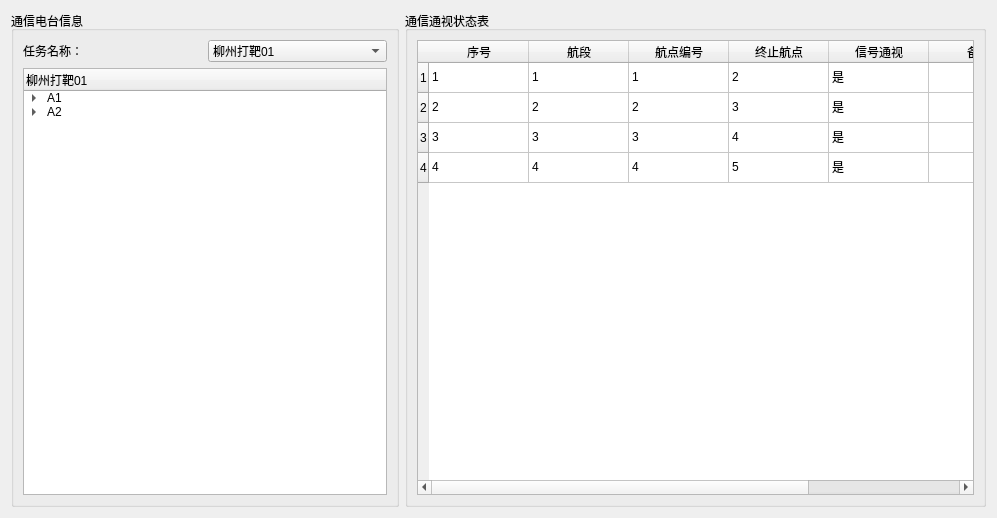
<?xml version="1.0" encoding="UTF-8"?>
<ui version="4.0">
 <class>CDlgCommunicateManage</class>
 <widget class="QWidget" name="CDlgCommunicateManage">
  <property name="geometry">
   <rect>
    <x>0</x>
    <y>0</y>
    <width>997</width>
    <height>518</height>
   </rect>
  </property>
  <property name="windowTitle">
   <string>Form</string>
  </property>
  <layout class="QHBoxLayout" name="horizontalLayout_3" stretch="2,3">
   <item>
    <widget class="QGroupBox" name="groupBox">
     <property name="title">
      <string>通信电台信息</string>
     </property>
     <layout class="QVBoxLayout" name="verticalLayout">
      <item>
       <layout class="QHBoxLayout" name="horizontalLayout">
        <item>
         <widget class="QLabel" name="label">
          <property name="text">
           <string>任务名称：</string>
          </property>
         </widget>
        </item>
        <item>
         <widget class="QComboBox" name="comboBox">
          <item>
           <property name="text">
            <string>柳州打靶01</string>
           </property>
          </item>
         </widget>
        </item>
       </layout>
      </item>
      <item>
       <widget class="QTreeWidget" name="treeWidget">
        <property name="contextMenuPolicy">
         <enum>Qt::CustomContextMenu</enum>
        </property>
        <column>
         <property name="text">
          <string>柳州打靶01</string>
         </property>
        </column>
        <item>
         <property name="text">
          <string>A1</string>
         </property>
         <item>
          <property name="text">
           <string>海格电台</string>
          </property>
         </item>
        </item>
        <item>
         <property name="text">
          <string>A2</string>
         </property>
         <item>
          <property name="text">
           <string>吕工电台</string>
          </property>
         </item>
        </item>
       </widget>
      </item>
     </layout>
    </widget>
   </item>
   <item>
    <widget class="QGroupBox" name="groupBox_2">
     <property name="title">
      <string>通信通视状态表</string>
     </property>
     <layout class="QHBoxLayout" name="horizontalLayout_2">
      <item>
       <widget class="QTableWidget" name="tableWidget">
        <row>
         <property name="text">
          <string>1</string>
         </property>
        </row>
        <row>
         <property name="text">
          <string>2</string>
         </property>
        </row>
        <row>
         <property name="text">
          <string>3</string>
         </property>
        </row>
        <row>
         <property name="text">
          <string>4</string>
         </property>
        </row>
        <column>
         <property name="text">
          <string>序号</string>
         </property>
        </column>
        <column>
         <property name="text">
          <string>航段</string>
         </property>
        </column>
        <column>
         <property name="text">
          <string>航点编号</string>
         </property>
        </column>
        <column>
         <property name="text">
          <string>终止航点</string>
         </property>
        </column>
        <column>
         <property name="text">
          <string>信号通视</string>
         </property>
        </column>
        <column>
         <property name="text">
          <string>备注</string>
         </property>
        </column>
        <column>
         <property name="text">
          <string/>
         </property>
        </column>
        <item row="0" column="0">
         <property name="text">
          <string>1</string>
         </property>
        </item>
        <item row="0" column="1">
         <property name="text">
          <string>1</string>
         </property>
        </item>
        <item row="0" column="2">
         <property name="text">
          <string>1</string>
         </property>
        </item>
        <item row="0" column="3">
         <property name="text">
          <string>2</string>
         </property>
        </item>
        <item row="0" column="4">
         <property name="text">
          <string>是</string>
         </property>
        </item>
        <item row="0" column="5">
         <property name="text">
          <string/>
         </property>
        </item>
        <item row="1" column="0">
         <property name="text">
          <string>2</string>
         </property>
        </item>
        <item row="1" column="1">
         <property name="text">
          <string>2</string>
         </property>
        </item>
        <item row="1" column="2">
         <property name="text">
          <string>2</string>
         </property>
        </item>
        <item row="1" column="3">
         <property name="text">
          <string>3</string>
         </property>
        </item>
        <item row="1" column="4">
         <property name="text">
          <string>是</string>
         </property>
        </item>
        <item row="2" column="0">
         <property name="text">
          <string>3</string>
         </property>
        </item>
        <item row="2" column="1">
         <property name="text">
          <string>3</string>
         </property>
        </item>
        <item row="2" column="2">
         <property name="text">
          <string>3</string>
         </property>
        </item>
        <item row="2" column="3">
         <property name="text">
          <string>4</string>
         </property>
        </item>
        <item row="2" column="4">
         <property name="text">
          <string>是</string>
         </property>
        </item>
        <item row="3" column="0">
         <property name="text">
          <string>4</string>
         </property>
        </item>
        <item row="3" column="1">
         <property name="text">
          <string>4</string>
         </property>
        </item>
        <item row="3" column="2">
         <property name="text">
          <string>4</string>
         </property>
        </item>
        <item row="3" column="3">
         <property name="text">
          <string>5</string>
         </property>
        </item>
        <item row="3" column="4">
         <property name="text">
          <string>是</string>
         </property>
        </item>
       </widget>
      </item>
     </layout>
    </widget>
   </item>
  </layout>
 </widget>
 <resources/>
 <connections/>
</ui>
